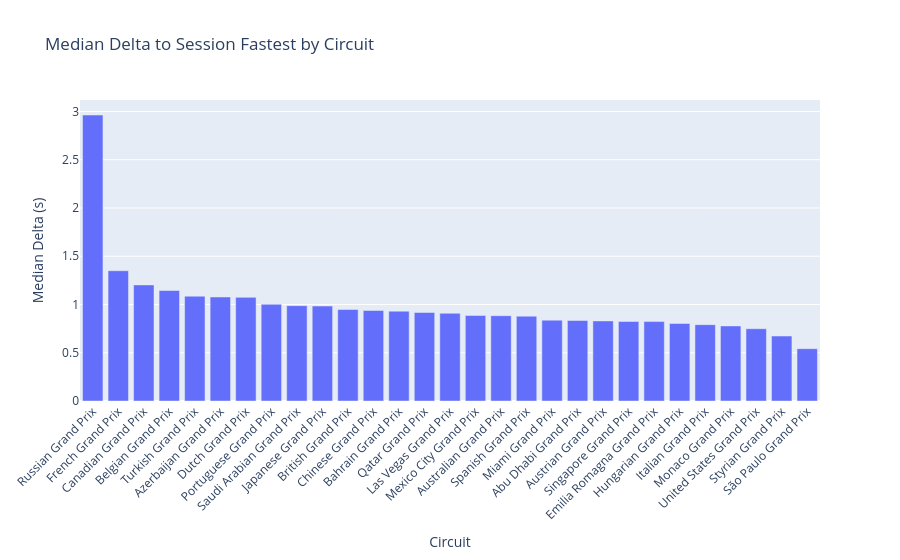

Notebook source saved alongside this figure:
### Code cell
# Delta to session fastest by circuit
# Shows which circuits produce closest/spread-out grids
delta_by_circuit = (
    df.groupby("EventName")["DeltaToSessionFastest_s"]
    .median()
    .sort_values(ascending=False)
    .reset_index()
)
fig = px.bar(
    delta_by_circuit, x="EventName", y="DeltaToSessionFastest_s",
    title="Median Delta to Session Fastest by Circuit",
    labels={"DeltaToSessionFastest_s": "Median Delta (s)", "EventName": "Circuit"}
)
fig.update_layout(xaxis_tickangle=-45)
fig.show()

### Figure 1 — Plotly figure (JSON) as saved in the notebook; plotly's stock layout.template omitted (floating-point values rounded to 4 significant figures)
{"data": [{"alignmentgroup": "True", "hovertemplate": "Circuit=%{x}<br>Median Delta (s)=%{y}<extra></extra>", "legendgroup": "", "marker": {"color": "#636efa", "pattern": {"shape": ""}}, "name": "", "offsetgroup": "", "orientation": "v", "showlegend": false, "textposition": "auto", "type": "bar", "x": ["Russian Grand Prix", "French Grand Prix", "Canadian Grand Prix", "Belgian Grand Prix", "Turkish Grand Prix", "Azerbaijan Grand Prix", "Dutch Grand Prix", "Portuguese Grand Prix", "Saudi Arabian Grand Prix", "Japanese Grand Prix", "British Grand Prix", "Chinese Grand Prix", "Bahrain Grand Prix", "Qatar Grand Prix", "Las Vegas Grand Prix", "Mexico City Grand Prix", "Australian Grand Prix", "Spanish Grand Prix", "Miami Grand Prix", "Abu Dhabi Grand Prix", "Austrian Grand Prix", "Singapore Grand Prix", "Emilia Romagna Grand Prix", "Hungarian Grand Prix", "Italian Grand Prix", "Monaco Grand Prix", "United States Grand Prix", "Styrian Grand Prix", "São Paulo Grand Prix"], "xaxis": "x", "y": [2.963, 1.35, 1.203, 1.145, 1.086, 1.078, 1.074, 1.002, 0.988, 0.984, 0.948, 0.938, 0.931, 0.917, 0.909, 0.886, 0.884, 0.879, 0.838, 0.834, 0.83, 0.824, 0.823, 0.803, 0.791, 0.778, 0.749, 0.673, 0.542], "yaxis": "y"}], "layout": {"barmode": "relative", "legend": {"tracegroupgap": 0}, "title": {"text": "Median Delta to Session Fastest by Circuit"}, "xaxis": {"anchor": "y", "domain": [0, 1], "tickangle": -45, "title": {"text": "Circuit"}}, "yaxis": {"anchor": "x", "domain": [0, 1], "title": {"text": "Median Delta (s)"}}}}
